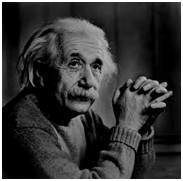
#> input picture images/einstein2.jpeg, 183 x 181 px
$ python fourier.py
#> lines starting #> are read from the running program, lines starting #| are printed output that depends on the picture
#> further down, i is the input picture: shape (181, 183, 3); min 0, max 255, mean 55.2
#| (181, 183, 3)
### colors.py
import math
import numpy as np
from PIL import ImageTk, Image, ImageDraw


# [8 lines left out: function is_grey_scale, not called in this run]

def rgb2gray(image):
    if len(image.shape) == 2:  # Check if image is already grayscale
        return image
    else:
        return np.dot(image[..., :3], [0.298936, 0.587043, 0.114021])


# [7 lines left out: function imgrgb2gray, not called in this run]

# Convert RGB image to grayscale using arithmetic average
def rgb2gray_avg(r, g, b):
    return (r + g + b) / 3


# Convert RGB colors to HSV
# [176 lines left out: functions rgb2hsv, rgb2hsvC, hsv2rgb, imgrgb2hsv, imgrgb2hsvC, imghsv2rgb and 6 more, not called in this run]

# [8 lines that do not run on import are left out]
    # [6 lines of commented-out code are left out]

### fourier.py
import imageio
import numpy as np
import matplotlib.pyplot as plt
from colors import rgb2gray
from PIL import Image


# [6 lines of commented-out code are left out]


def dft(x):
    t = []
    n = len(x)
    for i in range(n):
        a = 0
        for m in range(n):
            a += x[m] * np.exp(-2j*np.pi*i*m*(1/n))
        t.append(a)

    return t


# [11 lines of commented-out code are left out]


def fft2(image):
    height, width = image.shape
#> height = 181; width = 183
    f1 = np.zeros_like(image, dtype=np.complex)

    for i in range(height):
        f1[i,:] = dft(image[i,:])

    f1 = np.rot90(f1)
    f2 = np.zeros_like(f1, dtype=np.complex)

    for i in range(width):
        f2[i,:] = dft(f1[i,:])

    f3 = np.rot90(f2, 3)
    return f3


def fft2shift(f):
    height, width = f.shape
#> height = 181; width = 183
    sf = np.roll(f, height//2, axis=0)
    sf = np.roll(sf, width//2, axis=1)

    return sf


def ifft2shift(f):
    height, width = f.shape
    sf = np.roll(f, -(width//2), axis=1)
    sf = np.roll(sf, -(height//2), axis=0)

    return sf


def ifft(f):
    f = np.asarray(f, dtype=np.complex)
    conjugate = np.conjugate(f)
    fx = dft(conjugate)
    fx = np.conjugate(fx)
    fx = f / f.shape[0]

    return fx


def ifft2(f):
    height, width = f.shape
    image = fft2(np.conjugate(f))
    image = np.matrix(np.real(np.conjugate(image)))
    image = image / (height * width)

    return image


def create_disk(height, width, center=None, radius=None):
    if center is None:
        center = [width//2, height//2]

    if radius is None:
        radius = min(center[0], center[1], height-center, width-center)

    Y, X = np.ogrid[:h, :w]
    distance = np.sqrt((X - center[0]**2 + (Y-center[1]**2)))

    mask = distance <= radius
    print(mask)
    return mask


def lowPassFilter(image, radius, center=None):
    height, width = image.shape
    mask = create_disk(height, width, radius=radius)
    masked = image.copy()
    masked[~mask] = 0
    return masked


if __name__ == '__main__':
    i = imageio.imread('images/einstein2.jpeg')
    print(i.shape)
    i = rgb2gray(i)
    f = fft2(i)
    f = fft2shift(f)
    plt.imshow(abs(f), cmap='gray')
    plt.show()
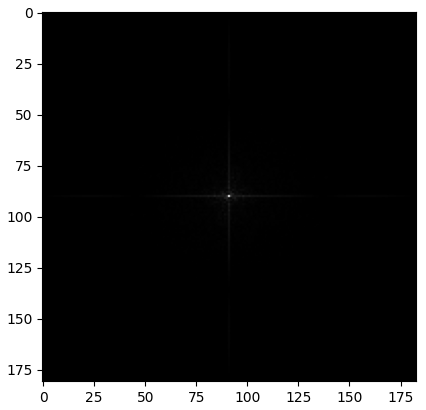
#> figure drawn by matplotlib, 1 panel
    f = ifft2shift(f)
    f = ifft2(f)
#> (the run stopped early here; a loop or call above may not have finished)
